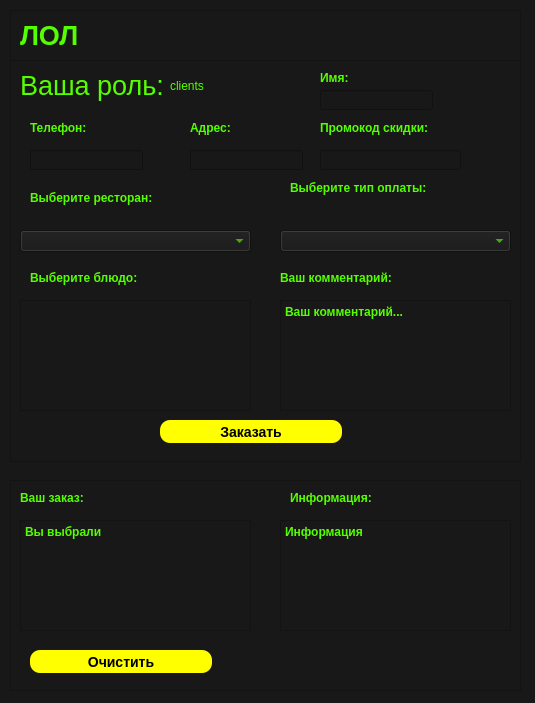
<?xml version="1.0" encoding="UTF-8"?>
<ui version="4.0">
 <class>Clients</class>
 <widget class="QWidget" name="Clients">
  <property name="geometry">
   <rect>
    <x>0</x>
    <y>0</y>
    <width>535</width>
    <height>703</height>
   </rect>
  </property>
  <property name="windowTitle">
   <string>Form</string>
  </property>
  <property name="styleSheet">
   <string notr="true">background: rgb(24, 24, 24)</string>
  </property>
  <widget class="QLabel" name="label_2">
   <property name="geometry">
    <rect>
     <x>20</x>
     <y>70</y>
     <width>151</width>
     <height>31</height>
    </rect>
   </property>
   <property name="font">
    <font>
     <family>MS Shell Dlg 2</family>
     <pointsize>20</pointsize>
     <weight>9</weight>
     <italic>false</italic>
     <bold>false</bold>
    </font>
   </property>
   <property name="styleSheet">
    <string notr="true">QLabel {color: rgb(85, 255, 0);
			 
	font: 75 20pt &quot;MS Shell Dlg 2&quot;;}</string>
   </property>
   <property name="text">
    <string>Ваша роль:</string>
   </property>
  </widget>
  <widget class="QComboBox" name="comboBox">
   <property name="geometry">
    <rect>
     <x>20</x>
     <y>230</y>
     <width>231</width>
     <height>22</height>
    </rect>
   </property>
   <property name="styleSheet">
    <string notr="true">QComboBox {color: rgb(85, 255, 0);
					 font: bold;
}
QComboBox:editable {
    color:  rgb(85, 255, 0)
}</string>
   </property>
  </widget>
  <widget class="QLabel" name="label_3">
   <property name="geometry">
    <rect>
     <x>30</x>
     <y>190</y>
     <width>141</width>
     <height>16</height>
    </rect>
   </property>
   <property name="styleSheet">
    <string notr="true">QLabel {color: rgb(85, 255, 0);
			 font: bold;			}</string>
   </property>
   <property name="text">
    <string>Выберите ресторан:</string>
   </property>
  </widget>
  <widget class="QLabel" name="label_4">
   <property name="geometry">
    <rect>
     <x>30</x>
     <y>270</y>
     <width>121</width>
     <height>16</height>
    </rect>
   </property>
   <property name="styleSheet">
    <string notr="true">QLabel {color: rgb(85, 255, 0);
			 font: bold;			}</string>
   </property>
   <property name="text">
    <string>Выберите блюдо:</string>
   </property>
  </widget>
  <widget class="QPushButton" name="pushButton_2">
   <property name="geometry">
    <rect>
     <x>160</x>
     <y>420</y>
     <width>182</width>
     <height>23</height>
    </rect>
   </property>
   <property name="styleSheet">
    <string notr="true">QPushButton {background-color: rgb(255, 255, 0);
     border-style: outset;
     border-radius: 10px;
     border-color: beige;
     font: bold 14px;
     min-width: 10em;
     padding: 6px;}
QPushButton::hover{background-color: rgb(217, 217, 0)}
QPushButton::pressed{background-color: rgb(181, 181, 0)}</string>
   </property>
   <property name="text">
    <string>Заказать</string>
   </property>
  </widget>
  <widget class="QPlainTextEdit" name="plainTextEdit">
   <property name="geometry">
    <rect>
     <x>280</x>
     <y>520</y>
     <width>231</width>
     <height>111</height>
    </rect>
   </property>
   <property name="styleSheet">
    <string notr="true">QPlainTextEdit {color: rgb(85, 255, 0);
			 font: bold;			}</string>
   </property>
   <property name="readOnly">
    <bool>true</bool>
   </property>
   <property name="plainText">
    <string>Информация</string>
   </property>
  </widget>
  <widget class="QLabel" name="label">
   <property name="geometry">
    <rect>
     <x>170</x>
     <y>70</y>
     <width>111</width>
     <height>31</height>
    </rect>
   </property>
   <property name="styleSheet">
    <string notr="true">QLabel {color: rgb(85, 255, 0);
			 
	font: 75 20pt &quot;MS Shell Dlg 2&quot;;}</string>
   </property>
   <property name="text">
    <string>clients</string>
   </property>
  </widget>
  <widget class="QComboBox" name="comboBox_2">
   <property name="geometry">
    <rect>
     <x>280</x>
     <y>230</y>
     <width>231</width>
     <height>22</height>
    </rect>
   </property>
   <property name="styleSheet">
    <string notr="true">QComboBox {color: rgb(85, 255, 0);
			 font: bold;			}</string>
   </property>
  </widget>
  <widget class="QLabel" name="label_5">
   <property name="geometry">
    <rect>
     <x>290</x>
     <y>180</y>
     <width>141</width>
     <height>16</height>
    </rect>
   </property>
   <property name="styleSheet">
    <string notr="true">QLabel {color: rgb(85, 255, 0);
			 font: bold;			}</string>
   </property>
   <property name="text">
    <string>Выберите тип оплаты:</string>
   </property>
  </widget>
  <widget class="QPlainTextEdit" name="plainTextEdit_2">
   <property name="geometry">
    <rect>
     <x>280</x>
     <y>300</y>
     <width>231</width>
     <height>111</height>
    </rect>
   </property>
   <property name="styleSheet">
    <string notr="true">QPlainTextEdit {color: rgb(85, 255, 0);
			 font: bold;			}</string>
   </property>
   <property name="readOnly">
    <bool>false</bool>
   </property>
   <property name="plainText">
    <string>Ваш комментарий...</string>
   </property>
  </widget>
  <widget class="QLabel" name="label_6">
   <property name="geometry">
    <rect>
     <x>320</x>
     <y>70</y>
     <width>31</width>
     <height>16</height>
    </rect>
   </property>
   <property name="styleSheet">
    <string notr="true">QLabel {color: rgb(85, 255, 0);
			 font: bold;			}</string>
   </property>
   <property name="text">
    <string>Имя:</string>
   </property>
  </widget>
  <widget class="QLineEdit" name="lineEdit">
   <property name="geometry">
    <rect>
     <x>320</x>
     <y>90</y>
     <width>113</width>
     <height>20</height>
    </rect>
   </property>
   <property name="styleSheet">
    <string notr="true">QLineEdit {color: rgb(85, 255, 0);
			 font: bold;			}</string>
   </property>
  </widget>
  <widget class="QLabel" name="label_7">
   <property name="geometry">
    <rect>
     <x>190</x>
     <y>120</y>
     <width>111</width>
     <height>16</height>
    </rect>
   </property>
   <property name="styleSheet">
    <string notr="true">QLabel {color: rgb(85, 255, 0);
			 font: bold;			}</string>
   </property>
   <property name="text">
    <string>Адрес:</string>
   </property>
  </widget>
  <widget class="QLineEdit" name="lineEdit_2">
   <property name="geometry">
    <rect>
     <x>190</x>
     <y>150</y>
     <width>113</width>
     <height>20</height>
    </rect>
   </property>
   <property name="styleSheet">
    <string notr="true">QLineEdit {color: rgb(85, 255, 0);
			 font: bold;			}</string>
   </property>
  </widget>
  <widget class="QLineEdit" name="lineEdit_3">
   <property name="geometry">
    <rect>
     <x>320</x>
     <y>150</y>
     <width>141</width>
     <height>20</height>
    </rect>
   </property>
   <property name="styleSheet">
    <string notr="true">QLineEdit {color: rgb(85, 255, 0);
			 font: bold;			}</string>
   </property>
  </widget>
  <widget class="QLabel" name="label_8">
   <property name="geometry">
    <rect>
     <x>320</x>
     <y>120</y>
     <width>141</width>
     <height>16</height>
    </rect>
   </property>
   <property name="styleSheet">
    <string notr="true">QLabel {color: rgb(85, 255, 0);
			 font: bold;			}</string>
   </property>
   <property name="text">
    <string>Промокод скидки:</string>
   </property>
  </widget>
  <widget class="QLabel" name="label_9">
   <property name="geometry">
    <rect>
     <x>30</x>
     <y>120</y>
     <width>141</width>
     <height>16</height>
    </rect>
   </property>
   <property name="styleSheet">
    <string notr="true">QLabel {color: rgb(85, 255, 0);
			 font: bold;			}</string>
   </property>
   <property name="text">
    <string>Телефон:</string>
   </property>
  </widget>
  <widget class="QLineEdit" name="lineEdit_4">
   <property name="geometry">
    <rect>
     <x>30</x>
     <y>150</y>
     <width>113</width>
     <height>20</height>
    </rect>
   </property>
   <property name="styleSheet">
    <string notr="true">QLineEdit {color: rgb(85, 255, 0);
			 font: bold;			}</string>
   </property>
  </widget>
  <widget class="QTableWidget" name="tableWidget">
   <property name="geometry">
    <rect>
     <x>20</x>
     <y>300</y>
     <width>231</width>
     <height>111</height>
    </rect>
   </property>
   <property name="styleSheet">
    <string notr="true">QTableWidget {color: rgb(85, 255, 0);
			 font: bold;			}</string>
   </property>
  </widget>
  <widget class="QPlainTextEdit" name="plainTextEdit_3">
   <property name="geometry">
    <rect>
     <x>20</x>
     <y>520</y>
     <width>231</width>
     <height>111</height>
    </rect>
   </property>
   <property name="styleSheet">
    <string notr="true">QPlainTextEdit {color: rgb(85, 255, 0);
			 font: bold;			}</string>
   </property>
   <property name="readOnly">
    <bool>true</bool>
   </property>
   <property name="plainText">
    <string>Вы выбрали</string>
   </property>
  </widget>
  <widget class="QLabel" name="label_10">
   <property name="geometry">
    <rect>
     <x>280</x>
     <y>270</y>
     <width>121</width>
     <height>16</height>
    </rect>
   </property>
   <property name="styleSheet">
    <string notr="true">QLabel {color: rgb(85, 255, 0);
			 font: bold;			}</string>
   </property>
   <property name="text">
    <string>Ваш комментарий:</string>
   </property>
  </widget>
  <widget class="QPushButton" name="pushButton_3">
   <property name="geometry">
    <rect>
     <x>30</x>
     <y>650</y>
     <width>182</width>
     <height>23</height>
    </rect>
   </property>
   <property name="styleSheet">
    <string notr="true">QPushButton {background-color: rgb(255, 255, 0);
     border-style: outset;
     border-radius: 10px;
     border-color: beige;
     font: bold 14px;
     min-width: 10em;
     padding: 6px;}
QPushButton::hover{background-color: rgb(217, 217, 0)}
QPushButton::pressed{background-color: rgb(181, 181, 0)}</string>
   </property>
   <property name="text">
    <string>Очистить</string>
   </property>
  </widget>
  <widget class="QLabel" name="label_11">
   <property name="geometry">
    <rect>
     <x>20</x>
     <y>490</y>
     <width>121</width>
     <height>16</height>
    </rect>
   </property>
   <property name="styleSheet">
    <string notr="true">QLabel {color: rgb(85, 255, 0);
			 font: bold;			}</string>
   </property>
   <property name="text">
    <string>Ваш заказ:</string>
   </property>
  </widget>
  <widget class="QLabel" name="label_12">
   <property name="geometry">
    <rect>
     <x>290</x>
     <y>490</y>
     <width>121</width>
     <height>16</height>
    </rect>
   </property>
   <property name="styleSheet">
    <string notr="true">QLabel {color: rgb(85, 255, 0);
			 font: bold;			}</string>
   </property>
   <property name="text">
    <string>Информация:</string>
   </property>
  </widget>
  <widget class="QLabel" name="label_16">
   <property name="geometry">
    <rect>
     <x>20</x>
     <y>20</y>
     <width>491</width>
     <height>31</height>
    </rect>
   </property>
   <property name="styleSheet">
    <string notr="true">QLabel {color: rgb(85, 255, 0);
			 font: bold;	
font-size: 20pt		}</string>
   </property>
   <property name="text">
    <string>ЛОЛ</string>
   </property>
  </widget>
  <widget class="QGraphicsView" name="graphicsView">
   <property name="geometry">
    <rect>
     <x>10</x>
     <y>11</y>
     <width>511</width>
     <height>451</height>
    </rect>
   </property>
  </widget>
  <widget class="QGraphicsView" name="graphicsView_2">
   <property name="geometry">
    <rect>
     <x>10</x>
     <y>480</y>
     <width>511</width>
     <height>211</height>
    </rect>
   </property>
  </widget>
  <widget class="QGraphicsView" name="graphicsView_3">
   <property name="geometry">
    <rect>
     <x>10</x>
     <y>10</y>
     <width>511</width>
     <height>51</height>
    </rect>
   </property>
  </widget>
  <zorder>graphicsView</zorder>
  <zorder>graphicsView_2</zorder>
  <zorder>graphicsView_3</zorder>
  <zorder>label_2</zorder>
  <zorder>comboBox</zorder>
  <zorder>label_3</zorder>
  <zorder>label_4</zorder>
  <zorder>pushButton_2</zorder>
  <zorder>plainTextEdit</zorder>
  <zorder>label</zorder>
  <zorder>comboBox_2</zorder>
  <zorder>label_5</zorder>
  <zorder>plainTextEdit_2</zorder>
  <zorder>label_6</zorder>
  <zorder>lineEdit</zorder>
  <zorder>label_7</zorder>
  <zorder>lineEdit_2</zorder>
  <zorder>lineEdit_3</zorder>
  <zorder>label_8</zorder>
  <zorder>label_9</zorder>
  <zorder>lineEdit_4</zorder>
  <zorder>tableWidget</zorder>
  <zorder>plainTextEdit_3</zorder>
  <zorder>label_10</zorder>
  <zorder>pushButton_3</zorder>
  <zorder>label_11</zorder>
  <zorder>label_12</zorder>
  <zorder>label_16</zorder>
 </widget>
 <resources/>
 <connections/>
</ui>
